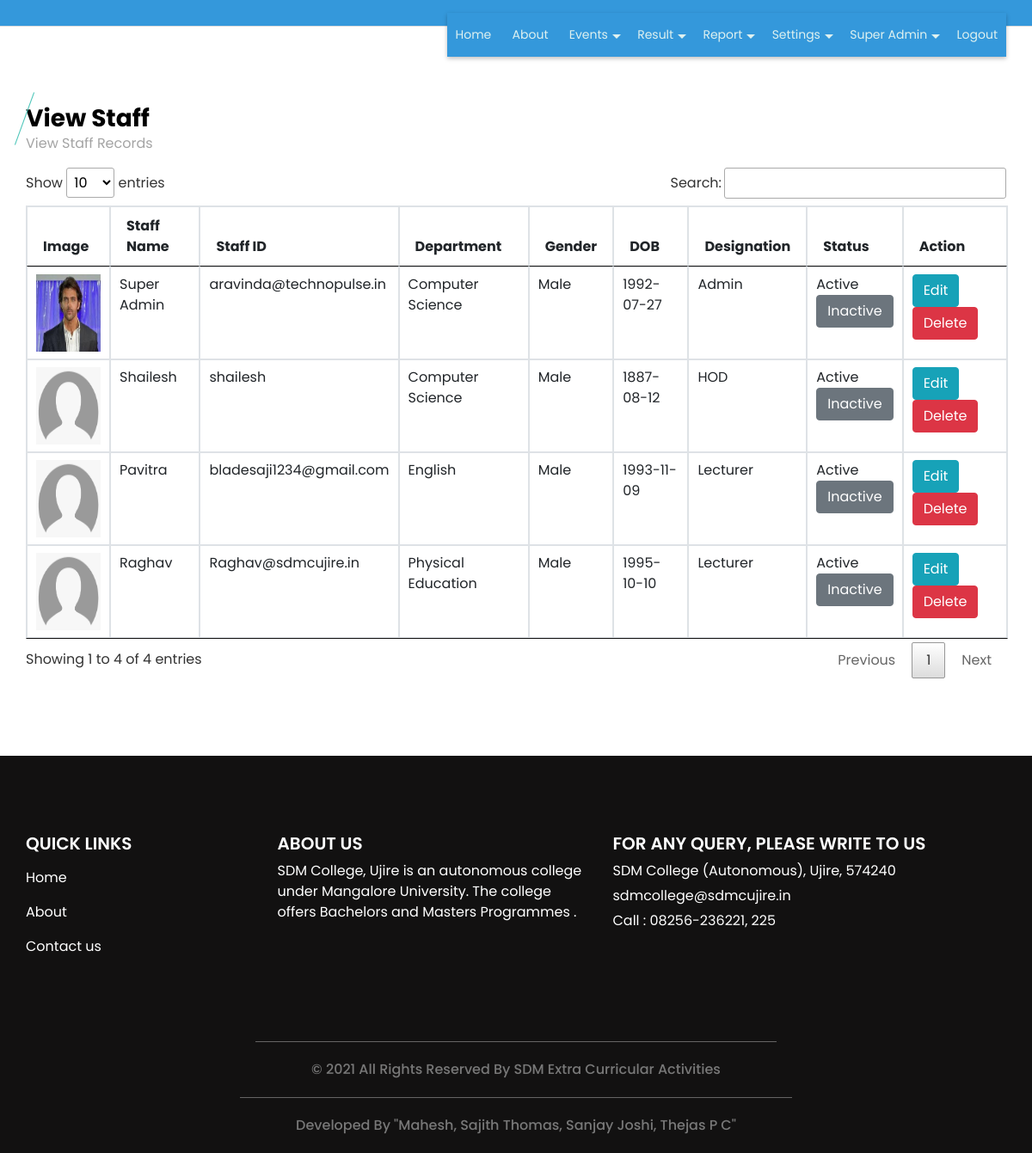
Screenshot of /viewstaff.php (signed in) with the database file from the repository.
### tables this page shows
CREATE TABLE `staff` (
  `staff_id` int(11) NOT NULL,
  `staff_name` varchar(25) NOT NULL,
  `staff_dp` varchar(300) NOT NULL,
  `staff_type` varchar(20) NOT NULL,
  `department_id` int(11) NOT NULL,
  `login_id` varchar(40) NOT NULL,
  `password` varchar(300) NOT NULL,
  `gender` varchar(6) NOT NULL,
  `dob` date NOT NULL,
  `staff_status` varchar(10) NOT NULL
);

CREATE TABLE `department` (
  `department_id` int(11) NOT NULL,
  `department` varchar(25) NOT NULL,
  `department_detail` text NOT NULL,
  `department_status` varchar(10) NOT NULL
);

### viewstaff.php (the view, shortened to what this page needs)
<?php
include("header.php");
?>
  <section class="event_section layout_padding">
    <div class="container">
      <div class="heading_container">
        <h3>
          View Staff
        </h3>
        <p>
          View Staff Records
        </p>
      </div>
      <div class="event_container">
        <div class="">
<table id="datatableplugin" class="table table-bordered">
	<thead>
		<tr>
			<th>Image</th>
			<th>Staff Name</th>
			<th>Staff ID</th>
			<th>Department</th>
			<th>Gender</th>
			<th>DOB</th>
			<th>Designation</th>
			<th>Status</th>
			<th>Action</th>
		</tr>
	</thead>
	<tbody>
		<?php
		$sqlview = "SELECT staff.*,department.department FROM  staff LEFT JOIN department ON department.department_id=staff.department_id";
		$qsqlview = mysqli_query($con,$sqlview);
		while($rsview = mysqli_fetch_array($qsqlview))
		{
			if($rsview['staff_dp'] == "")
			{
				$filename= "images/defaultimage.png";
			}
			else if(file_exists("staffimg/" .$rsview['staff_dp']))
			{
				$filename= "staffimg/" .$rsview['staff_dp'];
			}
			else
			{
				$filename= "images/defaultimage.png";
			}
			echo "<tr>
				<td><img src='$filename' style='width: 75px;height:90px;' ></td>
				<td>$rsview[staff_name]</td>
				<td>$rsview[login_id]</td>
				<td>$rsview[department]</td>
				<td>$rsview[gender]</td>
				<td>$rsview[dob]</td>
				<td>$rsview[staff_type]</td>
				<td>$rsview[staff_status] <br>";
				if($rsview['staff_status'] == "Active")
{
	echo "<a href='viewstaff.php?st=Suspended&acid=$rsview[staff_id]' class='btn btn-secondary' onclick='return confirmst()' >Inactive</a>";
}
else
{
	echo "<a href='viewstaff.php?st=Active&acid=$rsview[staff_id]' class='btn btn-primary' onclick='return confirmst()'  >Approve</a>";
}
echo"</td>
				<td>
				<a href='staffupdate.php?editid=$rsview[staff_id]' class='btn btn-info'>Edit</a>
				<a href='viewstaff.php?delid=$rsview[staff_id]' class='btn btn-danger' onclick='return confirmdel()' >Delete</a>
			</td></tr>";
		}
		?>
	</tbody>
</table>
        </div>
      </div>
    </div>
  </section>
<?php
include("footer.php");
?>

### headerpage.php (shortened to what this page needs)
<div id="header">
  <header>
    <div class="container">
      <div class="row">
        <div class="col-12">
          <nav class="navbar navbar-expand-lg navbar-light">
            <div lass="collapse navbar-collapse" id="navbartoggle">
<div class="nav-fostrap" style="  position: absolute;
  top: 15px;right: 0;">
	<ul>
		<li><a href="index.php">Home</a></li>
		<li><a href="about.php">About</a></li>
			<?php
			if(isset($_SESSION['staff_id']))
			{
			?>
		<li><a href="javascript:void(0)">Events<span class="arrow-down"></span></a>
		</li>
		<li><a href="javascript:void(0)">Result<span class="arrow-down"></span></a>
		</li>
		<li><a href="javascript:void(0)">Report<span class="arrow-down"></span></a>
		</li>
				<?php
				if($rsstaffprofile['staff_type'] == "Admin")
				{
				?>
		<li><a href="javascript:void(0)">Settings<span class="arrow-down"></span></a>
		</li>
				<?php
				}
				?>
		<li><a href="javascript:void(0)"><?php echo $rsstaffprofile['staff_name']; ?><span class="arrow-down"></span></a>
		</li>
<?php
			}
?>
		<?php
		if(isset($_SESSION['staff_id']) || ($_SESSION['student_id']))
		{
		?>
		<li><a href="logout.php">Logout</a></li>
		<?php
		}
		else
		{
		?>
		<li><a href="student.php">Registration</a></li>
		<li><a href="login.php">Login</a></li>
		<?php
		}
		?>
	</ul>
</div>
            </div>
          </nav>
        </div>
      </div>
    </div>
  </header>
</div>

### css/style.css (style rules this page uses)
body { font-family: "Poppins", sans-serif; color: #000000; background-color: #ffffff; }
.layout_padding { padding: 90px 0; }
.heading_container { display: -webkit-box; display: -ms-flexbox; display: flex; -webkit-box-orient: vertical; -webkit-box-direction: normal; -ms-flex-direction: column; flex-direction: column; -webkit-box-align: start; -ms-flex-align: start; align-items: flex-start; }
.heading_container h3 { font-weight: bold; position: relative; margin-bottom: 15px; }
.heading_container h3::before { content: ""; position: absolute; top: 50%; left: 2px; width: 1px; height: 65px; background-color: #4bc5b8; -webkit-transform: translateY(-50%) rotate(20deg); transform: translateY(-50%) rotate(20deg); }
a, a:hover, a:focus { text-decoration: none; }
.btn, .btn:focus { outline: none !important; -webkit-box-shadow: none; box-shadow: none; }
.event_section .heading_container h3 { margin-bottom: 0; }
.event_section .heading_container h3::before { left: -2px; }
.event_section p { color: #a4a4a4; }

### css/responsive.css (style rules this page uses)
@media (min-width: 1200px) { .container { max-width: 1170px; } }

### topmenu.php (style rules this page uses)
.nav-fostrap { display: block; margin-bottom: 15px 0; background: #3498db; -webkit-box-shadow:0 2px 5px 0 rgba(0,0,0,0.26); -moz-box-shadow:0 2px 5px 0 rgba(0,0,0,0.26); -o-box-shadow:0 2px 5px 0 rgba(0,0,0,0.26); z-index: 120; box-shadow: 0 2px 5px 0 rgba(0,0,0,0.26); }
.nav-fostrap ul { list-style-type: none; margin: 0; padding: 0; display: block; }
.nav-fostrap li { list-style-type: none; margin: 0; padding: 0; display: inline-block; position: relative; font-size: 14px; color: #def1f0; }
.nav-fostrap li a { padding: 15px 20px; font-size: 14px; color: #def1f0; display: inline-block; outline: 0; font-weight: 400; text-decoration: none; }
.arrow-down { width: 0; height: 0; border-left: 5px solid transparent; border-right: 5px solid transparent; border-top: 5px solid #def1f0; position: relative; top: 15px; right: -5px; content: ""; }

### headerpage.php (style rules this page uses)
#header nav { padding: 15px 0px; }
#header { border-bottom: 1px solid #ddd; background-color: #3498db; float: center; width: 100%; }
.nav-fostrap li a { padding: 15px 10px; font-size: 14px; color: #def1f0; display: inline-block; outline: 0; font-weight: 400; text-decoration: none; }

### rows the page displays
staff: staff_name "Super Admin", staff_dp (picture), login "aravinda@technopulse.in", department.department "Computer Science", gender "Male", dob "1992-07-27", staff_type "Admin", staff_status "Active"
staff: staff_name "Shailesh", login "shailesh", department.department "Computer Science", gender "Male", dob "1887-08-12", staff_type "HOD", staff_status "Active"
staff: staff_name "Pavitra", login "bladesaji1234@gmail.com", department.department "English", gender "Male", dob "1993-11-09", staff_type "Lecturer", staff_status "Active"
staff: staff_name "Raghav", login "Raghav@sdmcujire.in", department.department "Physical Education", gender "Male", dob "1995-10-10", staff_type "Lecturer", staff_status "Active"
